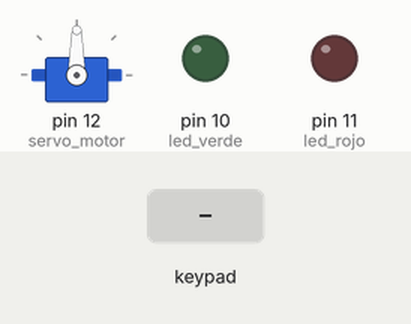
A sketch run on a simulated Arduino Uno, built with avr-gcc and run on an emulated ATmega328P. Parts: servo, output pins drawn as LEDs (lit = HIGH). The inputs (shaded band) are chosen by the test bench. What the sketch prints to the serial monitor is not drawn.

Above: at 1.2 s.
1.3 s: keypad keys 1 2 3 pressed 0.4 s apart
At 2.9 s:
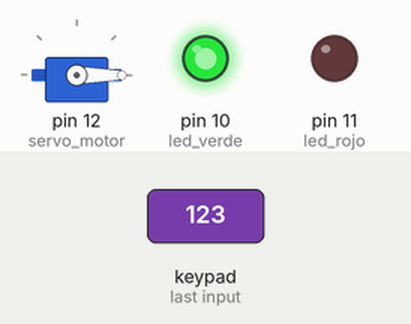
4.0 s: keypad keys 9 8 7 6 pressed 0.4 s apart
At 8.5 s:
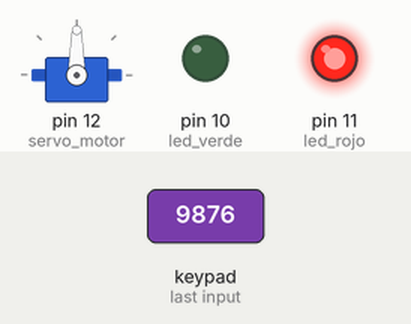
8.6 s: key 'A' pressed
11.6 s: key '1' pressed
At 14.4 s:
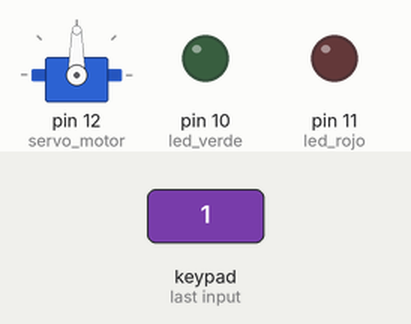
14.6 s: key 'B' pressed
16.2 s: keypad keys 1 2 3 # pressed 0.4 s apart
At 17.2 s:
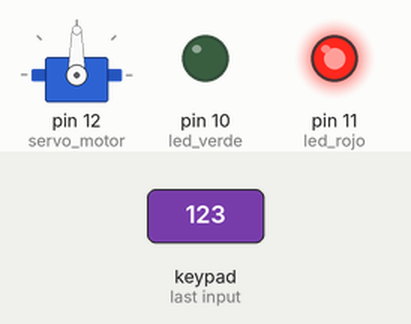
Timing chart, 0 to 20.2 s (numbered marks = the images above; inputs shaded):
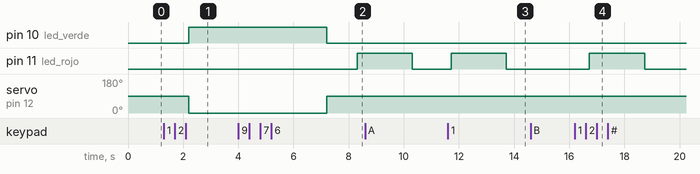

Measured:
- after the input at 1.3 s, pin 10 (led_verde): LOW → HIGH after 0.91 s; servo on pin 12 (servo_motor): 90° → 0° after 0.91 s
- after the input at 4.0 s, pin 11 (led_rojo): LOW → HIGH after 4.3 s
- after the input at 11.6 s, pin 11 (led_rojo): LOW → HIGH after 0.12 s, → LOW 2.0 s later
- after the input at 14.6 s, every drawn part: stays the same
- after the input at 16.2 s, pin 11 (led_rojo): LOW → HIGH after 0.53 s, → LOW 2.0 s later

The sketch:

KEYPAD_4X4.ino
```cpp
#include<Keypad.h> // GESTOR DE LIBRERIAS
#include<Servo.h>
Servo servo_motor; // servomotor
const byte filas=4;
const byte columnas=4;
char keys[filas][columnas]={
  {'1','2','3','A'},
  {'4','5','6','B'},
  {'7','8','9','C'},
  {'*','0','#','D'}
};
byte pinesFilas[filas]={9,8,7,6};
byte pinesColumnas[columnas]={5,4,3,2};

Keypad teclado = Keypad(makeKeymap(keys), pinesFilas, pinesColumnas,filas,columnas);
char tecla;
char clave[4]; // 0 1 2 3
char clave_ok[4]="123";
byte index=0;
int led_verde=10;
int led_rojo=11;

void setup(){
  pinMode(led_verde,OUTPUT);
  pinMode(led_rojo,OUTPUT);
  servo_motor.attach(12);
  Serial.begin(9600);
  Serial.println("ingrese clave:");
}

void loop(){
  tecla=teclado.getKey();
  delay(100);
  if(tecla){
  clave[index]=tecla; // 456
  index++;
  Serial.print(tecla);
}
if(index==3){
/*La función strcmp:
Sirve para comparar la cadena cadena1 con la cadena2 . Devuelve el valor devuelve 0 si son iguales.
Devuelve menor que cero si cadena1 es menor que cadena2*/
    if(!strcmp(clave,clave_ok)){//si compara exictosamente 0 = false & 1=true
        Serial.print(" Correcta");
        Serial.println("");
        digitalWrite(led_verde,HIGH);
        servo_motor.write(0);
        delay(5000);
        servo_motor.write(90);
        digitalWrite(led_verde,LOW);
        index=0;
    }
    else{
      Serial.print(" Incorrecta");
        Serial.println("");
        digitalWrite(led_rojo,HIGH);
        delay(2000);
        digitalWrite(led_rojo,LOW);
        index=0;
    }
  }
}
```
